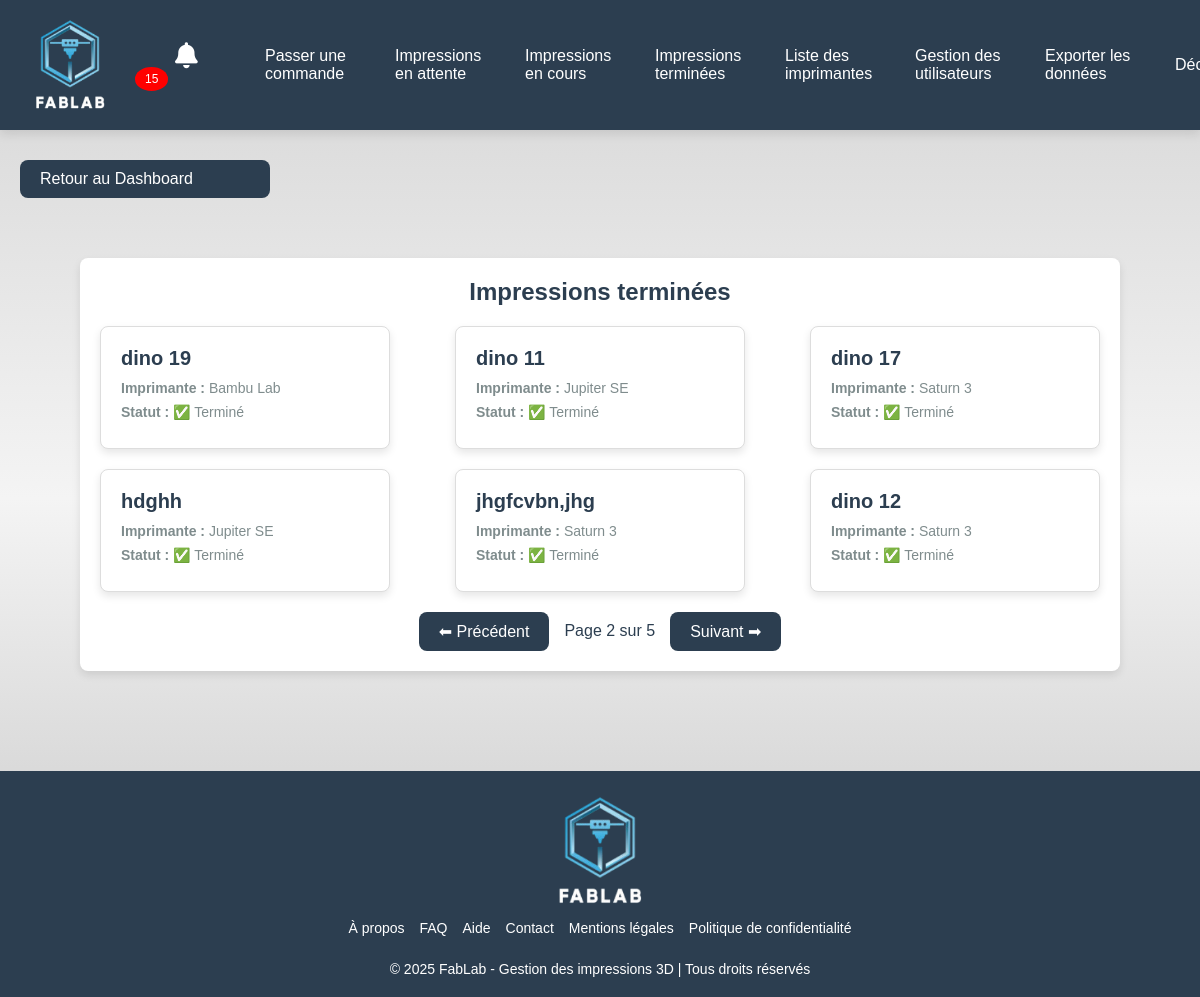
The app's page /backend/views/terminees.php?page=2 (signed in) with its own data.
### tables this page shows
CREATE TABLE IF NOT EXISTS `commandes` (
  `id` int NOT NULL AUTO_INCREMENT,
  `utilisateur_id` int NOT NULL,
  `nom_commande` varchar(100) NOT NULL,
  `couleur` varchar(50) NOT NULL,
  `hauteur` decimal(6,2) NOT NULL,
  `longueur` decimal(6,2) NOT NULL,
  `largeur` decimal(6,2) NOT NULL,
  `fichier_stl` varchar(255) NOT NULL,
  `statut` enum('en attente','en cours','terminé') DEFAULT 'en attente',
  `date_creation` timestamp NULL DEFAULT CURRENT_TIMESTAMP,
  `imprimante_id` int DEFAULT NULL,
  `duree` int DEFAULT NULL,
  `heure_debut` timestamp NULL DEFAULT NULL,
  `notification_envoyee` tinyint(1) DEFAULT '0',
  `type_impression` varchar(20) NOT NULL,
  PRIMARY KEY (`id`),
  KEY `utilisateur_id` (`utilisateur_id`),
  KEY `imprimante_id` (`imprimante_id`)
);

CREATE TABLE IF NOT EXISTS `imprimantes` (
  `id` int NOT NULL AUTO_INCREMENT,
  `nom` varchar(100) NOT NULL,
  `type` enum('résine','filament') NOT NULL,
  `photo` varchar(255) NOT NULL,
  `etat` enum('libre','en impression','maintenance') DEFAULT 'libre',
  PRIMARY KEY (`id`)
);

### backend/views/terminees.php (the view, shortened to what this page needs)
<!DOCTYPE html>
<html lang="fr">
<head>
    <link rel="stylesheet" href="/public/assets/css/header.css">
    <link rel="stylesheet" href="/public/assets/css/terminees.css">
    <link rel="stylesheet" href="/public/assets/css/footer.css">
</head>
<body>
<?php include '../../backend/includes/header.php'; ?>
<a href="/backend/views/dashboard-admin.php" class="back-btn">Retour au Dashboard</a>
    <div class="container">
        <div id="terminees">
            <h2>Impressions terminées</h2>
            <div class="order-list1">
                <?php
                $limit = 6;
                $page = isset($_GET['page']) && is_numeric($_GET['page']) ? intval($_GET['page']) : 1;
                $offset = ($page - 1) * $limit;
                $stmtCount = $pdo->query("SELECT COUNT(*) FROM commandes WHERE statut = 'terminé'");
                $totalOrders = $stmtCount->fetchColumn();
                $totalPages = ceil($totalOrders / $limit);
                $stmt = $pdo->prepare("
                    SELECT commandes.*, imprimantes.nom AS imprimante_nom
                    FROM commandes
                    JOIN imprimantes ON commandes.imprimante_id = imprimantes.id
                    WHERE commandes.statut = 'terminé'
                    ORDER BY commandes.heure_debut DESC
                    LIMIT :limit OFFSET :offset
                ");
                $stmt->bindParam(':limit', $limit, PDO::PARAM_INT);
                $stmt->bindParam(':offset', $offset, PDO::PARAM_INT);
                $stmt->execute();
                while ($row = $stmt->fetch()) {
                    echo "<div class='order-card1'>
                            <div class='order-info1'>
                                <h3>" . htmlspecialchars($row['nom_commande']) . "</h3>
                                <p><strong>Imprimante :</strong> " . htmlspecialchars($row['imprimante_nom']) . "</p>
                                <p><strong>Statut :</strong> ✅ Terminé</p>
                            </div>
                        </div>";
                }
                ?>
            </div>
            <div class="pagination">
                <?php if ($page > 1): ?>
                    <a href="?page=<?php echo $page - 1; ?>" class="pagination-btn">⬅ Précédent</a>
                <?php endif; ?>
                <span class="current-page">Page <?php echo $page; ?> sur <?php echo $totalPages; ?></span>
                <?php if ($page < $totalPages): ?>
                    <a href="?page=<?php echo $page + 1; ?>" class="pagination-btn">Suivant ➡</a>
                <?php endif; ?>
            </div>
        </div>
    </div>
<?php include '../../backend/includes/footer.php'; ?>
</body>
</html>

### public/assets/css/terminees.css (style rules this page uses)
body { font-family: 'Arial', sans-serif; background-color: #f7f7f7; margin: 0; padding: 0; }
.container { width: 80%; margin: 20px auto; }
#terminees { background-color: white; border-radius: 8px; padding: 20px; margin-right: 60px; margin-bottom: 60px; margin-left: 60px; box-shadow: 0 4px 8px rgba(0, 0, 0, 0.1); }
h2 { font-size: 24px; color: #2c3e50; margin-bottom: 20px; text-align: center; }
.order-list1 { display: flex; flex-wrap: wrap; gap: 20px; justify-content: space-between; }
.order-card1 { background-color: #fff; border: 1px solid #ddd; border-radius: 8px; padding: 20px; width: 29%; box-shadow: 0 4px 8px rgba(0, 0, 0, 0.1); transition: transform 0.3s ease-in-out; }
.order-info1 h3 { font-size: 20px; color: #2c3e50; margin-bottom: 10px; }
.order-info1 p { font-size: 14px; margin-bottom: 8px; color: #7f8c8d; }
.back-btn { display: inline-block; margin-bottom: 20px; background-color: #2c3e50; color: white; margin-top: 30px; margin-left: 20px; padding: 10px 20px; border-radius: 8px; text-decoration: none; font-size: 16px; transition: background-color 0.3s; width: 250px; }
.pagination { display: flex; justify-content: center; gap: 15px; margin-top: 20px; }
.pagination-btn { padding: 10px 20px; background-color: #2c3e50; color: white; border-radius: 8px; text-decoration: none; font-size: 16px; transition: background-color 0.3s ease-in-out; }
.current-page { align-self: center; font-size: 16px; color: #2c3e50; }

### public/assets/css/footer.css (style rules this page uses)
html, body { height: 100%; margin: 0; padding: 0; display: flex; flex-direction: column; }
.container { flex: 1; display: flex; flex-direction: column; }

### public/assets/css/index.css (style rules this page uses)
* { margin: 0; padding: 0; box-sizing: border-box; }
html, body { width: 100%; font-family: Arial, sans-serif; background: linear-gradient(to bottom, #d4d4d4, #f4f4f4, #c4c4c4); overflow-x: hidden; }
.container { display: flex; flex-direction: column; width: 100%; height: auto; padding: 20px; }

### records on screen
commandes: nom_commande "dino 19", imprimante.nom "Bambu Lab"
commandes: nom_commande "dino 11", imprimante.nom "Jupiter SE"
commandes: nom_commande "dino 17", imprimante.nom "Saturn 3"
commandes: nom_commande "hdghh", imprimante.nom "Jupiter SE"
commandes: nom_commande "jhgfcvbn,jhg", imprimante.nom "Saturn 3"
commandes: nom_commande "dino 12", imprimante.nom "Saturn 3"

### other values on screen
$unreadCount "15"
$page "2"
$totalPages "5"
